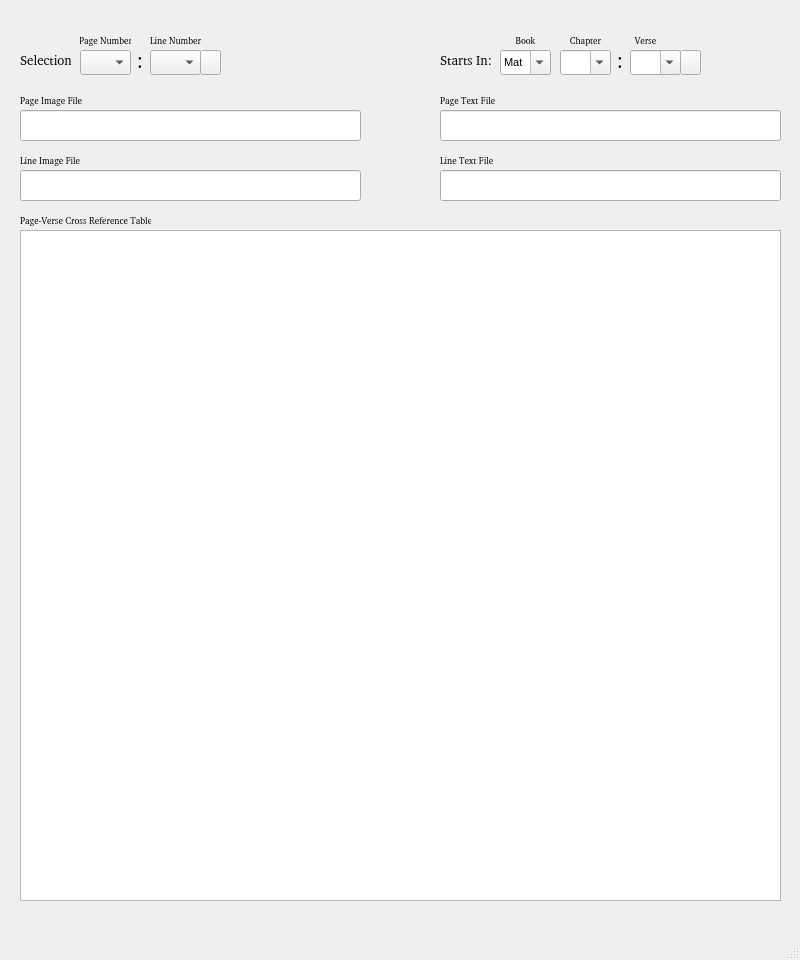
<?xml version="1.0" encoding="UTF-8"?>
<ui version="4.0">
 <class>MainWindow</class>
 <widget class="QMainWindow" name="MainWindow">
  <property name="geometry">
   <rect>
    <x>0</x>
    <y>0</y>
    <width>800</width>
    <height>960</height>
   </rect>
  </property>
  <property name="windowTitle">
   <string>MainWindow</string>
  </property>
  <widget class="QWidget" name="centralwidget">
   <widget class="QComboBox" name="StartbookComboBox">
    <property name="geometry">
     <rect>
      <x>500</x>
      <y>50</y>
      <width>51</width>
      <height>25</height>
     </rect>
    </property>
    <property name="font">
     <font>
      <pointsize>8</pointsize>
     </font>
    </property>
    <property name="toolTip">
     <string>Select book</string>
    </property>
    <property name="editable">
     <bool>true</bool>
    </property>
    <item>
     <property name="text">
      <string>Mat</string>
     </property>
    </item>
    <item>
     <property name="text">
      <string>Mar</string>
     </property>
    </item>
    <item>
     <property name="text">
      <string>Luk</string>
     </property>
    </item>
    <item>
     <property name="text">
      <string>Joh</string>
     </property>
    </item>
    <item>
     <property name="text">
      <string>Act</string>
     </property>
    </item>
    <item>
     <property name="text">
      <string>Rom</string>
     </property>
    </item>
    <item>
     <property name="text">
      <string>1Co</string>
     </property>
    </item>
    <item>
     <property name="text">
      <string>2Co</string>
     </property>
    </item>
    <item>
     <property name="text">
      <string>Gal</string>
     </property>
    </item>
    <item>
     <property name="text">
      <string>Eph</string>
     </property>
    </item>
    <item>
     <property name="text">
      <string>Php</string>
     </property>
    </item>
    <item>
     <property name="text">
      <string>Col</string>
     </property>
    </item>
    <item>
     <property name="text">
      <string>1Th</string>
     </property>
    </item>
    <item>
     <property name="text">
      <string>2Th</string>
     </property>
    </item>
    <item>
     <property name="text">
      <string>1Ti</string>
     </property>
    </item>
    <item>
     <property name="text">
      <string>2Ti</string>
     </property>
    </item>
    <item>
     <property name="text">
      <string>Tit</string>
     </property>
    </item>
    <item>
     <property name="text">
      <string>Phm</string>
     </property>
    </item>
    <item>
     <property name="text">
      <string>Heb</string>
     </property>
    </item>
    <item>
     <property name="text">
      <string>Jas</string>
     </property>
    </item>
    <item>
     <property name="text">
      <string>1Pe</string>
     </property>
    </item>
    <item>
     <property name="text">
      <string>2Pe</string>
     </property>
    </item>
    <item>
     <property name="text">
      <string>1Jn</string>
     </property>
    </item>
    <item>
     <property name="text">
      <string>2Jn</string>
     </property>
    </item>
    <item>
     <property name="text">
      <string>3Jn</string>
     </property>
    </item>
    <item>
     <property name="text">
      <string>Jud</string>
     </property>
    </item>
    <item>
     <property name="text">
      <string>Rev</string>
     </property>
    </item>
   </widget>
   <widget class="QPushButton" name="LinefindPushButton">
    <property name="geometry">
     <rect>
      <x>200</x>
      <y>50</y>
      <width>21</width>
      <height>25</height>
     </rect>
    </property>
    <property name="toolTip">
     <string>Select verse line</string>
    </property>
    <property name="text">
     <string/>
    </property>
    <property name="icon">
     <iconset resource="../UI_Icons.qrc">
      <normaloff>:/Icons/Icons/binocular-small.png</normaloff>:/Icons/Icons/binocular-small.png</iconset>
    </property>
   </widget>
   <widget class="QLabel" name="Startlabel">
    <property name="geometry">
     <rect>
      <x>440</x>
      <y>50</y>
      <width>51</width>
      <height>21</height>
     </rect>
    </property>
    <property name="font">
     <font>
      <family>FROMVS [MAXR]</family>
      <pointsize>10</pointsize>
     </font>
    </property>
    <property name="text">
     <string>Starts In:</string>
    </property>
   </widget>
   <widget class="QLabel" name="Startcolon">
    <property name="geometry">
     <rect>
      <x>610</x>
      <y>50</y>
      <width>20</width>
      <height>21</height>
     </rect>
    </property>
    <property name="font">
     <font>
      <family>FROMVS</family>
      <pointsize>14</pointsize>
      <weight>50</weight>
      <italic>false</italic>
      <bold>false</bold>
     </font>
    </property>
    <property name="text">
     <string>:</string>
    </property>
    <property name="alignment">
     <set>Qt::AlignCenter</set>
    </property>
   </widget>
   <widget class="QLabel" name="PageTextFilelabel">
    <property name="geometry">
     <rect>
      <x>440</x>
      <y>90</y>
      <width>91</width>
      <height>21</height>
     </rect>
    </property>
    <property name="font">
     <font>
      <family>FROMVS [MAXR]</family>
      <pointsize>7</pointsize>
     </font>
    </property>
    <property name="text">
     <string>Page Text File</string>
    </property>
    <property name="alignment">
     <set>Qt::AlignLeading|Qt::AlignLeft|Qt::AlignVCenter</set>
    </property>
   </widget>
   <widget class="QLineEdit" name="LineImageFileName">
    <property name="geometry">
     <rect>
      <x>20</x>
      <y>170</y>
      <width>341</width>
      <height>31</height>
     </rect>
    </property>
   </widget>
   <widget class="QLineEdit" name="LineTextFileName">
    <property name="geometry">
     <rect>
      <x>440</x>
      <y>170</y>
      <width>341</width>
      <height>31</height>
     </rect>
    </property>
   </widget>
   <widget class="QComboBox" name="StartverseComboBox">
    <property name="geometry">
     <rect>
      <x>630</x>
      <y>50</y>
      <width>51</width>
      <height>25</height>
     </rect>
    </property>
    <property name="font">
     <font>
      <pointsize>8</pointsize>
     </font>
    </property>
    <property name="toolTip">
     <string>Select verse</string>
    </property>
    <property name="editable">
     <bool>true</bool>
    </property>
   </widget>
   <widget class="QLabel" name="LineTextFilelabel">
    <property name="geometry">
     <rect>
      <x>440</x>
      <y>150</y>
      <width>91</width>
      <height>21</height>
     </rect>
    </property>
    <property name="font">
     <font>
      <family>FROMVS [MAXR]</family>
      <pointsize>7</pointsize>
     </font>
    </property>
    <property name="text">
     <string>Line Text File</string>
    </property>
    <property name="alignment">
     <set>Qt::AlignLeading|Qt::AlignLeft|Qt::AlignVCenter</set>
    </property>
   </widget>
   <widget class="QLineEdit" name="PageTextFileName">
    <property name="geometry">
     <rect>
      <x>440</x>
      <y>110</y>
      <width>341</width>
      <height>31</height>
     </rect>
    </property>
   </widget>
   <widget class="QLabel" name="LineImageFilelabel">
    <property name="geometry">
     <rect>
      <x>20</x>
      <y>150</y>
      <width>91</width>
      <height>21</height>
     </rect>
    </property>
    <property name="font">
     <font>
      <family>FROMVS [MAXR]</family>
      <pointsize>7</pointsize>
     </font>
    </property>
    <property name="text">
     <string>Line Image File</string>
    </property>
    <property name="alignment">
     <set>Qt::AlignLeading|Qt::AlignLeft|Qt::AlignVCenter</set>
    </property>
   </widget>
   <widget class="QLabel" name="PageNumberlabel">
    <property name="geometry">
     <rect>
      <x>80</x>
      <y>30</y>
      <width>51</width>
      <height>21</height>
     </rect>
    </property>
    <property name="font">
     <font>
      <family>FROMVS [MAXR]</family>
      <pointsize>7</pointsize>
     </font>
    </property>
    <property name="text">
     <string>Page Number</string>
    </property>
    <property name="alignment">
     <set>Qt::AlignCenter</set>
    </property>
   </widget>
   <widget class="QLabel" name="Verselabel">
    <property name="geometry">
     <rect>
      <x>620</x>
      <y>30</y>
      <width>51</width>
      <height>21</height>
     </rect>
    </property>
    <property name="font">
     <font>
      <family>FROMVS [MAXR]</family>
      <pointsize>7</pointsize>
     </font>
    </property>
    <property name="text">
     <string>Verse</string>
    </property>
    <property name="alignment">
     <set>Qt::AlignCenter</set>
    </property>
   </widget>
   <widget class="QLabel" name="LineNumberlabel">
    <property name="geometry">
     <rect>
      <x>150</x>
      <y>30</y>
      <width>51</width>
      <height>21</height>
     </rect>
    </property>
    <property name="font">
     <font>
      <family>FROMVS [MAXR]</family>
      <pointsize>7</pointsize>
     </font>
    </property>
    <property name="text">
     <string>Line Number</string>
    </property>
    <property name="alignment">
     <set>Qt::AlignCenter</set>
    </property>
   </widget>
   <widget class="QLabel" name="Booklabel">
    <property name="geometry">
     <rect>
      <x>500</x>
      <y>30</y>
      <width>51</width>
      <height>21</height>
     </rect>
    </property>
    <property name="font">
     <font>
      <family>FROMVS [MAXR]</family>
      <pointsize>7</pointsize>
     </font>
    </property>
    <property name="text">
     <string>Book</string>
    </property>
    <property name="alignment">
     <set>Qt::AlignCenter</set>
    </property>
   </widget>
   <widget class="QLabel" name="Chapterlabel">
    <property name="geometry">
     <rect>
      <x>560</x>
      <y>30</y>
      <width>51</width>
      <height>21</height>
     </rect>
    </property>
    <property name="font">
     <font>
      <family>FROMVS [MAXR]</family>
      <pointsize>7</pointsize>
     </font>
    </property>
    <property name="text">
     <string>Chapter</string>
    </property>
    <property name="alignment">
     <set>Qt::AlignCenter</set>
    </property>
   </widget>
   <widget class="QPushButton" name="VersefindPushButton">
    <property name="geometry">
     <rect>
      <x>680</x>
      <y>50</y>
      <width>21</width>
      <height>25</height>
     </rect>
    </property>
    <property name="toolTip">
     <string>Select verse line</string>
    </property>
    <property name="text">
     <string/>
    </property>
    <property name="icon">
     <iconset resource="../UI_Icons.qrc">
      <normaloff>:/Icons/Icons/binocular-small.png</normaloff>:/Icons/Icons/binocular-small.png</iconset>
    </property>
   </widget>
   <widget class="QComboBox" name="StartchapterComboBox">
    <property name="geometry">
     <rect>
      <x>560</x>
      <y>50</y>
      <width>51</width>
      <height>25</height>
     </rect>
    </property>
    <property name="font">
     <font>
      <pointsize>8</pointsize>
     </font>
    </property>
    <property name="toolTip">
     <string>Select chapter</string>
    </property>
    <property name="editable">
     <bool>true</bool>
    </property>
   </widget>
   <widget class="QComboBox" name="PagecomboBox">
    <property name="geometry">
     <rect>
      <x>80</x>
      <y>50</y>
      <width>51</width>
      <height>25</height>
     </rect>
    </property>
   </widget>
   <widget class="QComboBox" name="LinecomboBox">
    <property name="geometry">
     <rect>
      <x>150</x>
      <y>50</y>
      <width>51</width>
      <height>25</height>
     </rect>
    </property>
   </widget>
   <widget class="QTableView" name="XrefTableView">
    <property name="geometry">
     <rect>
      <x>20</x>
      <y>230</y>
      <width>761</width>
      <height>671</height>
     </rect>
    </property>
   </widget>
   <widget class="QLabel" name="Selectioncolon">
    <property name="geometry">
     <rect>
      <x>130</x>
      <y>50</y>
      <width>20</width>
      <height>21</height>
     </rect>
    </property>
    <property name="font">
     <font>
      <family>FROMVS</family>
      <pointsize>14</pointsize>
      <weight>50</weight>
      <italic>false</italic>
      <bold>false</bold>
     </font>
    </property>
    <property name="text">
     <string>:</string>
    </property>
    <property name="alignment">
     <set>Qt::AlignCenter</set>
    </property>
   </widget>
   <widget class="QLineEdit" name="PageImageFileName">
    <property name="geometry">
     <rect>
      <x>20</x>
      <y>110</y>
      <width>341</width>
      <height>31</height>
     </rect>
    </property>
   </widget>
   <widget class="QLabel" name="PageImageFilelabel">
    <property name="geometry">
     <rect>
      <x>20</x>
      <y>90</y>
      <width>91</width>
      <height>21</height>
     </rect>
    </property>
    <property name="font">
     <font>
      <family>FROMVS [MAXR]</family>
      <pointsize>7</pointsize>
     </font>
    </property>
    <property name="text">
     <string>Page Image File</string>
    </property>
    <property name="alignment">
     <set>Qt::AlignLeading|Qt::AlignLeft|Qt::AlignVCenter</set>
    </property>
   </widget>
   <widget class="QLabel" name="Selectionlabel">
    <property name="geometry">
     <rect>
      <x>20</x>
      <y>50</y>
      <width>51</width>
      <height>21</height>
     </rect>
    </property>
    <property name="font">
     <font>
      <family>FROMVS [MAXR]</family>
      <pointsize>10</pointsize>
     </font>
    </property>
    <property name="text">
     <string>Selection:</string>
    </property>
   </widget>
   <widget class="QLabel" name="Xreflabel">
    <property name="geometry">
     <rect>
      <x>20</x>
      <y>210</y>
      <width>131</width>
      <height>21</height>
     </rect>
    </property>
    <property name="font">
     <font>
      <family>FROMVS [MAXR]</family>
      <pointsize>7</pointsize>
     </font>
    </property>
    <property name="text">
     <string>Page-Verse Cross Reference Table</string>
    </property>
    <property name="alignment">
     <set>Qt::AlignLeading|Qt::AlignLeft|Qt::AlignVCenter</set>
    </property>
   </widget>
  </widget>
  <widget class="QMenuBar" name="menubar">
   <property name="geometry">
    <rect>
     <x>0</x>
     <y>0</y>
     <width>800</width>
     <height>22</height>
    </rect>
   </property>
  </widget>
  <widget class="QStatusBar" name="statusbar"/>
 </widget>
 <resources>
  <include location="../UI_Icons.qrc"/>
 </resources>
 <connections/>
</ui>
